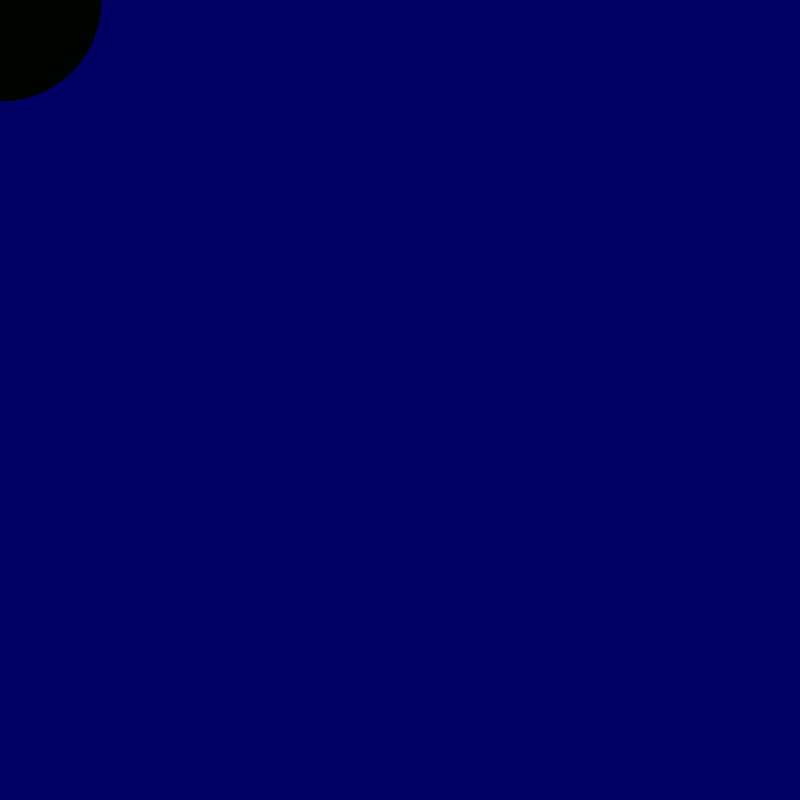
Frame 1 (no input)
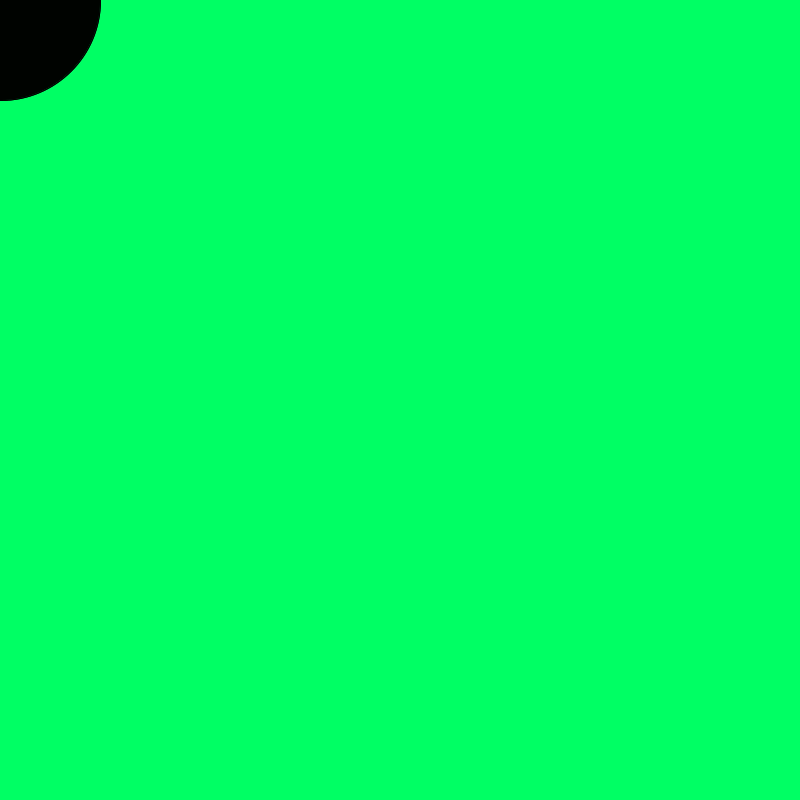
Frame 60 (the mouse pressed at the canvas centre just before this capture)
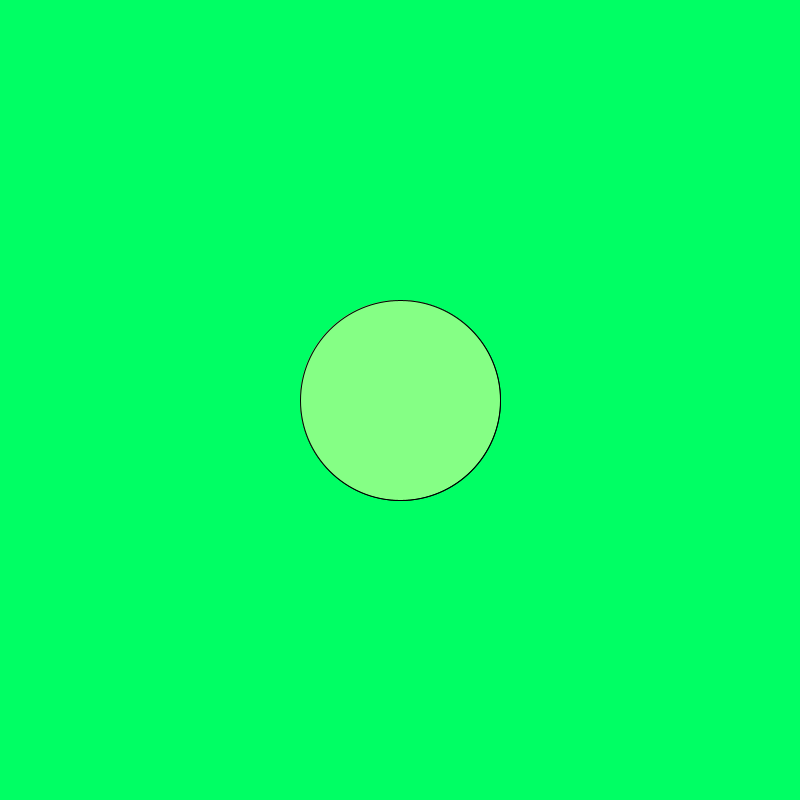
Frame 120 (the mouse held since frame 60 and released just before this capture)

The Processing sketch that drew these frames (run headless with seeded random() and noise(); from frame 60 on, the mouse is pressed at the canvas centre):

// Processing sketch: processing_125801
// ── processing_125801.pde

int x;
float y;
int z;
int w;
int n;
void setup()
{
  w = int(random(13));
  x=0;
  y=200;
  n=0;
  size(800,800);
}

void draw()
{
  background(0,n,100);
  fill((mouseX*1.0)/(height/255),(mouseY+mouseX)*1.0/(width/255)+(height/255),(mouseY*1.0)/(width/255));
  ellipse(mouseX,mouseY,y,y);
  fill((mouseY*1.0)/(height/255),(mouseX+mouseY)*1.0/(width/255)+(height/255),(mouseX*1.0)/(width/255));
  ellipse(mouseY,mouseX,y,y);
  if (n >= 255)
  {
    for (int i = 0; i < 255; i = i + w)
    {
      n = n - w;
    }
  }
  if (n <= 0)
  {
    for (int i = 0; i < 255; i = i + w)
    {
      n = n + w;
    }
  }
}

void keyPressed()
{
  if (y == 200)
  {
    y = random(600);
  }
  else {
    y = 200;
  }
}
